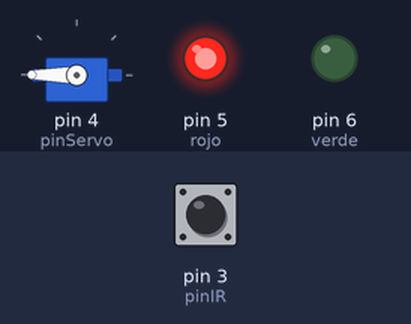
The sketch below on a simulated Arduino Uno, built with avr-gcc and run on an emulated ATmega328P. Shown: servo, output pins drawn as LEDs (lit = HIGH). The test bench sets the inputs (shaded band); at power-on: pin 3 (pinIR) HIGH.

Above: at 1.2 s.
1.3 s: pin 3 (pinIR) pulsed LOW 2 times (0.12 s each, 0.3 s apart)
At 5.1 s:
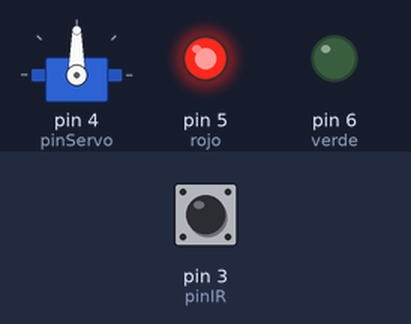
At 6.1 s:
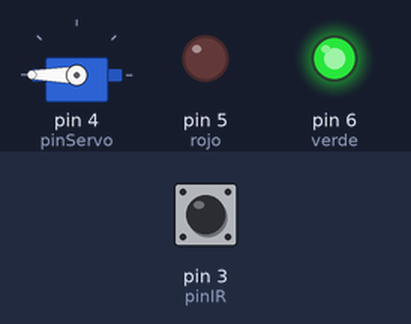
Timing chart, 0 to 16.9 s (numbered marks = the images above; inputs shaded):
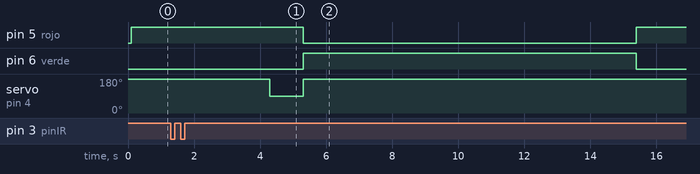

Measured:
- after the input at 1.3 s, pin 5 (rojo): HIGH → LOW after 4.0 s, → HIGH 10.1 s later; pin 6 (verde): LOW → HIGH after 4.0 s, → LOW 10.1 s later; servo on pin 4 (pinServo): 180° → 90° after 3.0 s, → 180° 1.0 s later

The sketch:

VersionDefinitiva.ino
```cpp
#include <Servo.h>
Servo Serv;

int pinIR = 3;
int pinServo = 4;
int val = 0;
int verde = 6;
int rojo = 5;

unsigned long restartTime = 0;  // Variable para almacenar el tiempo de reinicio

void setup() {
  Serv.attach(pinServo);
  pinMode(verde, OUTPUT);
  pinMode(rojo, OUTPUT);
}

void loop() {
  if (restartTime == 0) {  // Si restartTime es igual a 0, significa que no se ha establecido un tiempo de reinicio
    val = digitalRead(pinIR);

    if (val == 0) {
      delay(3000);//tiempo para abrir compuerta
      Serv.write(90);//grados en el que se debe abrir
      delay(1000);
      Serv.write(180);//los grados en el que se inicia
      digitalWrite(verde, HIGH);
      digitalWrite(rojo, LOW);
      restartTime = millis();  // Establecer el tiempo de reinicio como el tiempo actual
    } else {
      Serv.write(180);// los grados a los que vuelve luego de ser accionada (90°)
      delay(100);
      digitalWrite(rojo, HIGH);
      digitalWrite(verde, LOW);
    }
  } else {
    if (millis() - restartTime >= 10000) {  // Si ha pasado al menos 10 segundos desde el tiempo de reinicio
      restartTime = 0;  // Reiniciar el tiempo de reinicio a 0
    }
  }
}
```
